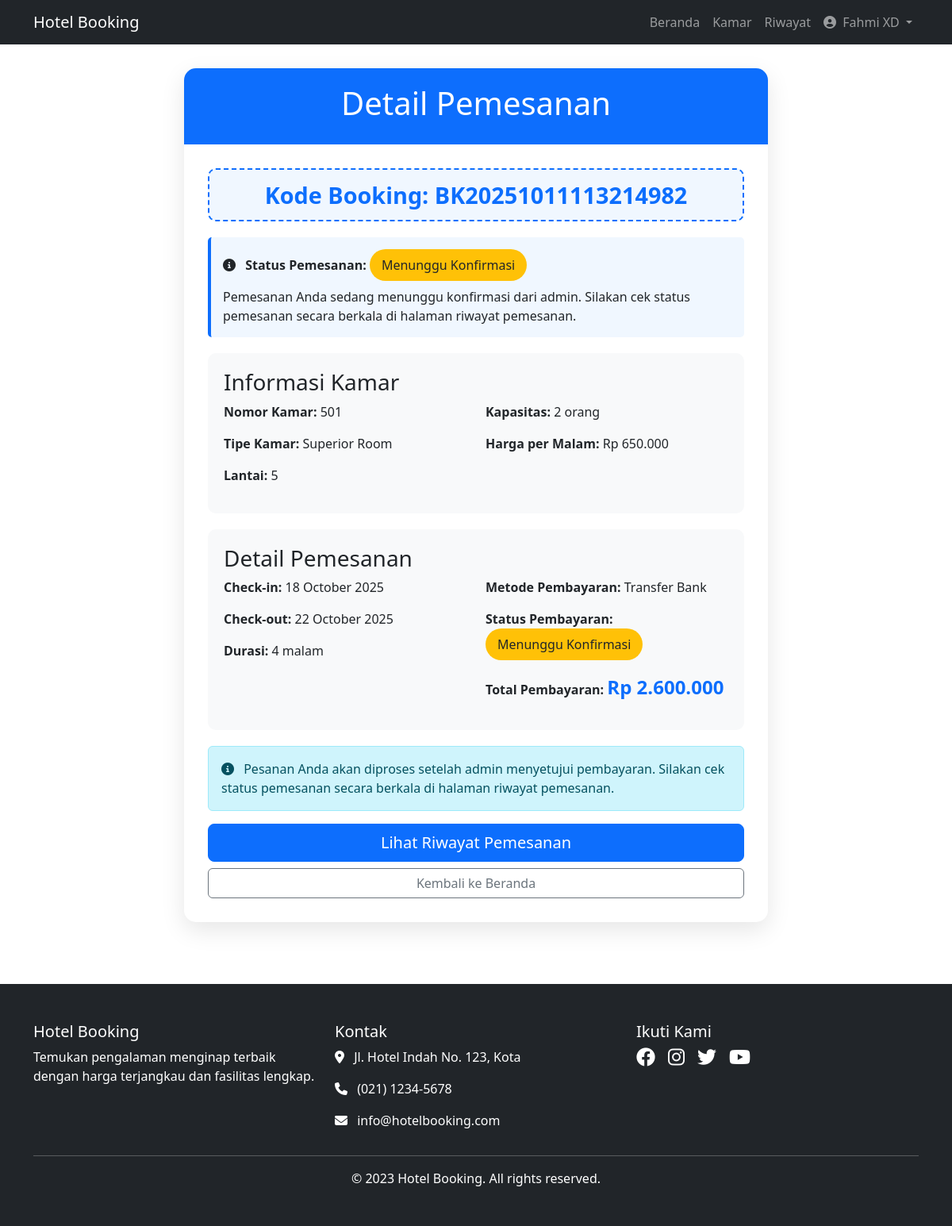
/kamar_kode.php?kode=BK20251011113214982 (signed in), run on the app's committed database.
### tables this page shows
CREATE TABLE `bookings` (
  `id` int(11) NOT NULL,
  `booking_code` varchar(20) NOT NULL,
  `user_id` int(11) NOT NULL,
  `room_id` int(11) NOT NULL,
  `check_in` date NOT NULL,
  `check_out` date NOT NULL,
  `total_price` decimal(10,2) NOT NULL,
  `status` enum('pending','confirmed','cancelled','checked_in','checked_out') DEFAULT 'pending',
  `created_at` datetime DEFAULT current_timestamp()
);

CREATE TABLE `rooms` (
  `id` int(11) NOT NULL,
  `image` varchar(100) NOT NULL,
  `room_number` varchar(10) NOT NULL,
  `room_type_id` int(11) NOT NULL,
  `floor` int(11) NOT NULL,
  `status` enum('available','maintenance','booked') DEFAULT 'available',
  `created_at` datetime DEFAULT current_timestamp()
);

CREATE TABLE `room_types` (
  `id` int(11) NOT NULL,
  `name` varchar(100) NOT NULL,
  `description` text DEFAULT NULL,
  `price_per_night` decimal(10,2) NOT NULL,
  `capacity` int(11) NOT NULL,
  `facilities` text DEFAULT NULL,
  `created_at` datetime DEFAULT current_timestamp()
);

CREATE TABLE `payments` (
  `id` int(11) NOT NULL,
  `booking_id` int(11) NOT NULL,
  `payment_method` enum('cash','credit_card','transfer','ewallet') NOT NULL,
  `amount` decimal(10,2) NOT NULL,
  `status` enum('pending','paid','failed') DEFAULT 'pending',
  `payment_date` datetime DEFAULT current_timestamp()
);

### kamar_kode.php (the view, shortened to what this page needs)
<?php
include 'koneksi.php';
include 'bootstrap.php';
$booking_code = mysqli_real_escape_string($koneksi, $_GET['kode']);
$user_id = $_SESSION['user_id'];
$query = "SELECT b.*, r.room_number, r.floor, rt.name as room_type, rt.price_per_night, rt.capacity,
                 p.payment_method, p.status as payment_status
          FROM bookings b
          JOIN rooms r ON b.room_id = r.id
          JOIN room_types rt ON r.room_type_id = rt.id
          JOIN payments p ON p.booking_id = b.id
          WHERE b.booking_code = '$booking_code' AND b.user_id = $user_id";
$result = mysqli_query($koneksi, $query);
$booking = mysqli_fetch_assoc($result);
$formatted_price = number_format($booking['total_price'], 0, ',', '.');
$check_in_date = date('d F Y', strtotime($booking['check_in']));
$check_out_date = date('d F Y', strtotime($booking['check_out']));
$check_in = new DateTime($booking['check_in']);
$check_out = new DateTime($booking['check_out']);
$interval = $check_in->diff($check_out);
$nights = $interval->days;
$status_labels = [
    'pending' => 'Menunggu Konfirmasi',
    'confirmed' => 'Dikonfirmasi',
    'cancelled' => 'Dibatalkan',
    'checked_in' => 'Check-in',
    'checked_out' => 'Check-out',
    'paid' => 'Lunas',
    'failed' => 'Gagal'
];
$booking_status = isset($status_labels[$booking['status']]) ? $status_labels[$booking['status']] : $booking['status'];
$payment_status = isset($status_labels[$booking['payment_status']]) ? $status_labels[$booking['payment_status']] : $booking['payment_status'];
$payment_methods = [
    'cash' => 'Tunai',
    'credit_card' => 'Kartu Kredit',
    'transfer' => 'Transfer Bank',
    'ewallet' => 'E-Wallet'
];
$payment_method = isset($payment_methods[$booking['payment_method']]) ? $payment_methods[$booking['payment_method']] : $booking['payment_method'];
?>
<!DOCTYPE html>
<html lang="id">
<head>
</head>
<body>
    <div class="container">
        <div class="row justify-content-center">
            <div class="col-md-8">
                <div class="booking-card">
                    <div class="booking-header">
                        <h1>Detail Pemesanan</h1>
                    </div>
                    <div class="booking-body">
                        <div class="booking-code">
                            Kode Booking: <?= $booking['booking_code'] ?>
                        </div>
                        <div class="info-box">
                            <i class="fas fa-info-circle me-2"></i>
                            <strong>Status Pemesanan:</strong>
                            <span class="status-badge <?= $booking['status'] == 'confirmed' ? 'status-confirmed' : ($booking['status'] == 'cancelled' ? 'status-cancelled' : 'status-pending') ?>">
                                <?= $booking_status ?>
                            </span>
                            <p class="mt-2 mb-0">Pemesanan Anda sedang menunggu konfirmasi dari admin. Silakan cek status pemesanan secara berkala di halaman riwayat pemesanan.</p>
                        </div>
                        <div class="booking-info">
                            <h3>Informasi Kamar</h3>
                            <div class="row">
                                <div class="col-md-6">
                                    <p><strong>Nomor Kamar:</strong> <?= $booking['room_number'] ?></p>
                                    <p><strong>Tipe Kamar:</strong> <?= $booking['room_type'] ?></p>
                                    <p><strong>Lantai:</strong> <?= $booking['floor'] ?></p>
                                </div>
                                <div class="col-md-6">
                                    <p><strong>Kapasitas:</strong> <?= $booking['capacity'] ?> orang</p>
                                    <p><strong>Harga per Malam:</strong> Rp <?= number_format($booking['price_per_night'], 0, ',', '.') ?></p>
                                </div>
                            </div>
                        </div>
                        <div class="booking-info">
                            <h3>Detail Pemesanan</h3>
                            <div class="row">
                                <div class="col-md-6">
                                    <p><strong>Check-in:</strong> <?= $check_in_date ?></p>
                                    <p><strong>Check-out:</strong> <?= $check_out_date ?></p>
                                    <p><strong>Durasi:</strong> <?= $nights ?> malam</p>
                                </div>
                                <div class="col-md-6">
                                    <p><strong>Metode Pembayaran:</strong> <?= $payment_method ?></p>
                                    <p><strong>Status Pembayaran:</strong>
                                        <span class="status-badge <?= $booking['payment_status'] == 'paid' ? 'status-confirmed' : ($booking['payment_status'] == 'failed' ? 'status-cancelled' : 'status-pending') ?>">
                                            <?= $payment_status ?>
                                        </span>
                                    </p>
                                    <p><strong>Total Pembayaran:</strong> <span class="price-tag">Rp <?= $formatted_price ?></span></p>
                                </div>
                            </div>
                        </div>
                        <div class="alert alert-info">
                            <i class="fas fa-info-circle me-2"></i> Pesanan Anda akan diproses setelah admin menyetujui pembayaran. Silakan cek status pemesanan secara berkala di halaman riwayat pemesanan.
                        </div>
                        <div class="d-grid gap-2">
                            <a href="riwayat.php" class="btn btn-primary btn-lg">Lihat Riwayat Pemesanan</a>
                            <a href="index.php" class="btn btn-outline-secondary">Kembali ke Beranda</a>
                        </div>
                    </div>
                </div>
            </div>
        </div>
    </div>
    <footer class="bg-dark text-white py-5 mt-5">
        <div class="container">
            <div class="row">
                <div class="col-md-4 mb-4 mb-md-0">
                    <h5>Hotel Booking</h5>
                    <p>Temukan pengalaman menginap terbaik dengan harga terjangkau dan fasilitas lengkap.</p>
                </div>
                <div class="col-md-4 mb-4 mb-md-0">
                    <h5>Kontak</h5>
                    <p><i class="fas fa-map-marker-alt me-2"></i> Jl. Hotel Indah No. 123, Kota</p>
                    <p><i class="fas fa-phone me-2"></i> (021) 1234-5678</p>
                    <p><i class="fas fa-envelope me-2"></i> info@hotelbooking.com</p>
                </div>
                <div class="col-md-4">
                    <h5>Ikuti Kami</h5>
                    <div class="d-flex gap-3 fs-4">
                        <a href="#" class="text-white"><i class="fab fa-facebook"></i></a>
                        <a href="#" class="text-white"><i class="fab fa-instagram"></i></a>
                        <a href="#" class="text-white"><i class="fab fa-twitter"></i></a>
                        <a href="#" class="text-white"><i class="fab fa-youtube"></i></a>
                    </div>
                </div>
            </div>
            <hr>
            <div class="text-center">
                <p class="mb-0">&copy; 2023 Hotel Booking. All rights reserved.</p>
            </div>
        </div>
    </footer>
</body>
</html>

### bootstrap.php (shortened to what this page needs)
<?php
$isLoggedIn = isset($_SESSION['user_id']) && !empty($_SESSION['user_id']);
$userName = $isLoggedIn ? $_SESSION['user_name'] : '';
?>
<link href="https://cdn.jsdelivr.net/npm/bootstrap@5.3.0/dist/css/bootstrap.min.css" rel="stylesheet">
<link rel="stylesheet" href="https://cdnjs.cloudflare.com/ajax/libs/font-awesome/6.4.0/css/all.min.css">
<?php
if (isset($_SERVER["PHP_SELF"]) && !(str_contains($_SERVER["PHP_SELF"], "login.php") || str_contains($_SERVER["PHP_SELF"], "register.php"))) {
?>
    <nav class="navbar navbar-expand-lg navbar-dark bg-dark sticky-top">
        <div class="container">
            <a class="navbar-brand" href="index.php">Hotel Booking</a>
            <div class="collapse navbar-collapse" id="navbarNav">
                <ul class="navbar-nav ms-auto">
                    <li class="nav-item">
                        <a class="nav-link <?php echo (basename($_SERVER['PHP_SELF']) == 'index.php') ? 'active' : ''; ?>" href="index.php">Beranda</a>
                    </li>
                    <li class="nav-item">
                        <a class="nav-link <?php echo (basename($_SERVER['PHP_SELF']) == 'kamar_semua.php') ? 'active' : ''; ?>" href="kamar_semua.php">Kamar</a>
                    </li>
                    <?php if ($isLoggedIn): ?>
                        <li class="nav-item">
                            <a class="nav-link <?php echo (basename($_SERVER['PHP_SELF']) == 'riwayat.php') ? 'active' : ''; ?>" href="riwayat.php">Riwayat</a>
                        </li>
                        <li class="nav-item dropdown">
                            <a class="nav-link dropdown-toggle" href="#" id="navbarDropdown" role="button" data-bs-toggle="dropdown" aria-expanded="false">
                                <i class="fas fa-user-circle me-1"></i> <?php echo htmlspecialchars($userName); ?>
                            </a>
                        </li>
                    <?php endif; ?>
                </ul>
            </div>
        </div>
    </nav>
<?php
}
?>

### kamar_kode.php (style rules this page uses)
.booking-card { border-radius: 15px; box-shadow: 0 10px 30px rgba(0, 0, 0, 0.1); overflow: hidden; margin-top: 30px; margin-bottom: 30px; }
.booking-header { background-color: #0d6efd; color: white; padding: 20px; text-align: center; }
.booking-body { padding: 30px; }
.booking-info { background-color: #f8f9fa; border-radius: 10px; padding: 20px; margin-bottom: 20px; }
.booking-code { font-size: 1.8rem; font-weight: bold; color: #0d6efd; text-align: center; margin-bottom: 20px; padding: 10px; border: 2px dashed #0d6efd; border-radius: 10px; background-color: #f0f7ff; }
.price-tag { font-size: 1.5rem; font-weight: bold; color: #0d6efd; }
.status-badge { font-size: 1rem; padding: 8px 15px; border-radius: 20px; display: inline-block; }
.status-pending { background-color: #ffc107; color: #212529; }
.info-box { border-left: 4px solid #0d6efd; background-color: #f0f7ff; padding: 15px; margin-bottom: 20px; border-radius: 5px; }

### data on the page
bookings: booking_code "BK20251011113214982", status "Menunggu Konfirmasi", room.room_number "501", room_types.name "Superior Room", room.floor "5", room_types.capacity "2", room_types.price_per_night "650.000", check_in "18 October 2025", check_out "22 October 2025", nights "4", payments.payment_method "Transfer Bank", payments.status "Menunggu Konfirmasi", total_price "2.600.000"

### other printed values
$userName "Fahmi XD"
